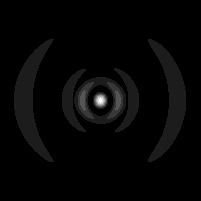
#> input picture images/SLIKA103.png, 201 x 201 px
$ python transform_image.py --path images/SLIKA103.png --save out.png
#> lines starting #> are read from the running program, lines starting #| are printed output that depends on the picture
import cv2
import argparse
import numpy as np


def add_padding(image, side, number):
    """Adds empty rows or columns of pixels to the image.

    # Arguments
        image: ndarray of pixel values.
        side: sides to which pixels will be added. `top` stands
            for upper side, `right` for right side, `bottom` is for bottom
            and `left` is for left side.
        number: number of rows or columns of pixels to be added.

    # Returns
        Transformed image with padding of pixels. An instance of
        numpy ndarray.

    # Raises
        ValueError: in case an invalid value for `side` or `number`
            argument is passed.
    """
    if not isinstance(number, int):
        raise TypeError('number argument is not intenger')

    possible_sides = ['top', 'right', 'bottom', 'left']
    if side not in possible_sides:
        raise ValueError('side argument is invalid. side argument '
                         'can take only one of the following values: '
                         'top, right, bottom, left')

    if number < 0:
        raise ValueError('number argument cannot be less than 0')

    if (side == 'top'):
        zeros = np.zeros((number, image.shape[1]), dtype=np.uint8)
        image = np.vstack((zeros, image))
    elif (side == 'right'):
        zeros = np.zeros((image.shape[0], number), dtype=np.uint8)
        image = np.hstack((image, zeros))
    elif (side == 'bottom'):
        zeros = np.zeros((number, image.shape[1]), dtype=np.uint8)
        image = np.vstack((image, zeros))
    elif side == 'left':
        zeros = np.zeros((image.shape[0], number), dtype=np.uint8)
        image = np.hstack((zeros, image))

    return image


if __name__ == '__main__':
    ap = argparse.ArgumentParser()
    ap.add_argument('-p', '--path',
                    required=True,
                    help='path to load image')
    ap.add_argument('-s', '--save',
                    required=True,
                    help='path to save image')
    ap.add_argument('-side', '--side',
                    default='top',
                    help='sides to which pixels will be added (top - '
                         'upper side, right - right side, bottom - bottom '
                         'side and left - left side')
    ap.add_argument('-number', '--number',
                    default=50,
                    help='number of rows or columns of pixels to be added')

    args = vars(ap.parse_args())

    # Load the image from the certain location,
    # transform it and save it on the provided location
    image = cv2.imread(args['path'], cv2.IMREAD_GRAYSCALE)
#> image is the input picture: shape (201, 201); min 0, max 9, mean 0.195
    print(image.shape)
#| (201, 201)
    image_augmented = image.copy()
    image_augmented = add_padding(image_augmented,
                                  args['side'],
                                  int(args['number']))
#> in add_padding, `image = np.vstack((zeros, image))`:
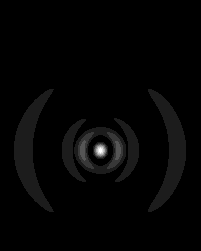
#> image: shape (251, 201); min 0, max 9, mean 0.156; drawn with min black and max white
    cv2.imshow('Image', image_augmented)
    cv2.waitKey(5000)
    cv2.imwrite(args['save'], image_augmented)

$ run again, on images/SLIKA124.png
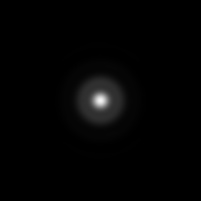
#> input picture images/SLIKA124.png, 201 x 201 px
#> image is the input picture: shape (201, 201); min 0, max 244, mean 3.4
#| (201, 201)
#> in add_padding, `image = np.vstack((zeros, image))`:
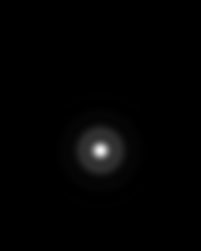
#> image: shape (251, 201); min 0, max 244, mean 2.7

$ run again, on images/SLIKA136.png
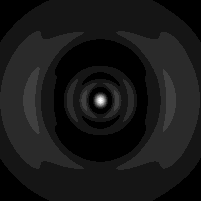
#> input picture images/SLIKA136.png, 201 x 201 px
#> image is the input picture: shape (201, 201); min 0, max 12, mean 1.11
#| (201, 201)
#> in add_padding, `image = np.vstack((zeros, image))`:
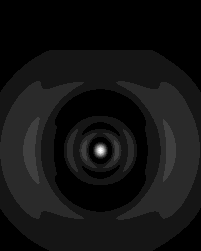
#> image: shape (251, 201); min 0, max 12, mean 0.891; drawn with min black and max white

$ run again, on images/SLIKA151.png
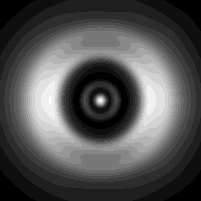
#> input picture images/SLIKA151.png, 201 x 201 px
#> image is the input picture: shape (201, 201); min 0, max 17, mean 5.43
#| (201, 201)
#> in add_padding, `image = np.vstack((zeros, image))`:
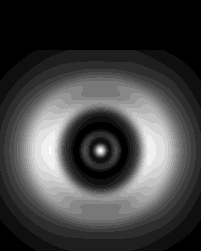
#> image: shape (251, 201); min 0, max 17, mean 4.35; drawn with min black and max white
